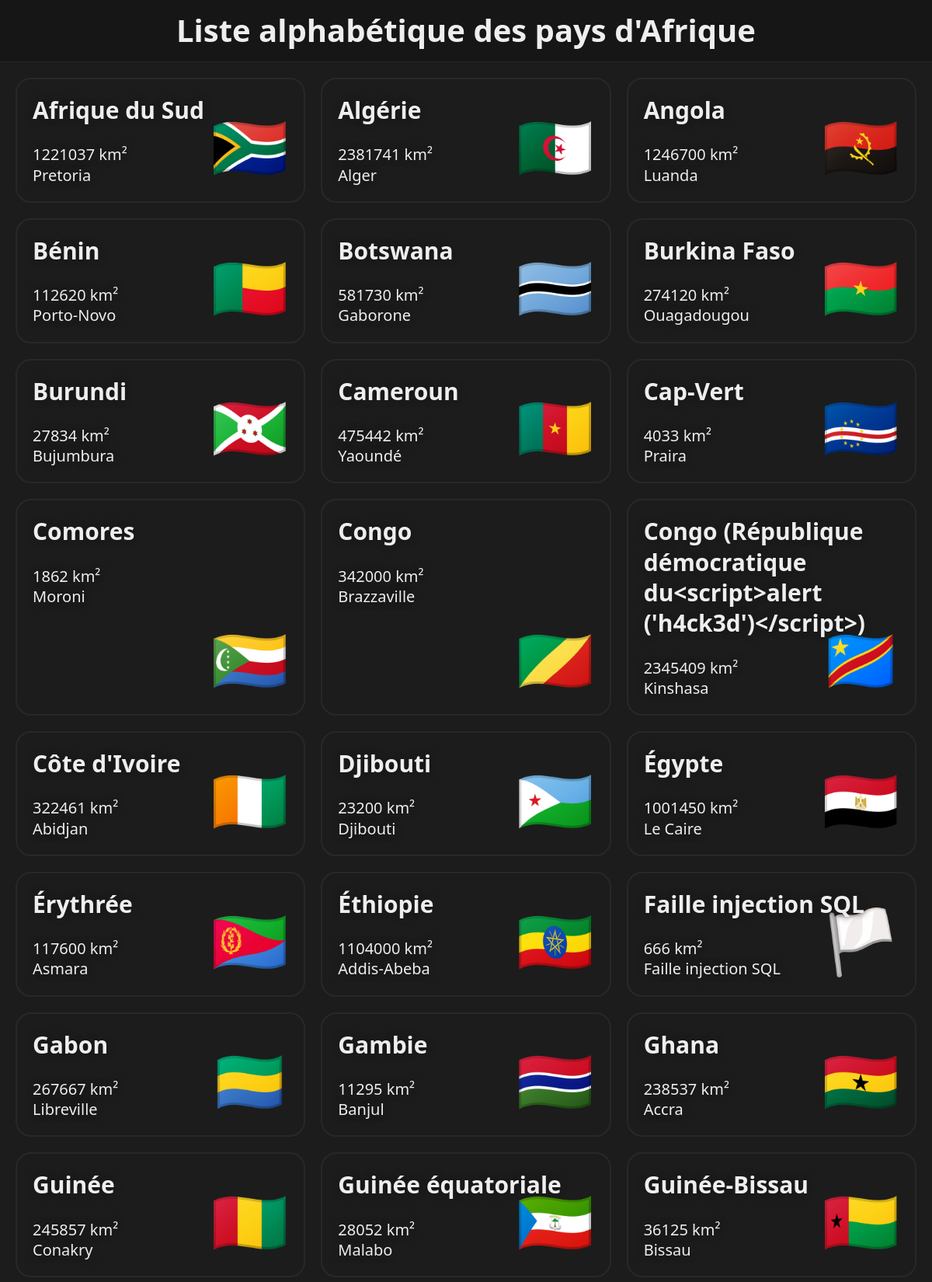
Page /page-pays-liste-alpha.php (upper part) on the committed database.
### tables this page shows
CREATE TABLE `country` (
  `country_id` int NOT NULL,
  `country_name` varchar(255) NOT NULL,
  `country_flag` varchar(255) NOT NULL,
  `country_capital` varchar(255) NOT NULL,
  `country_area` varchar(255) NOT NULL
);

### inc/inc.kickstart.php (called while the page is built, shortened)
<?php
  require("inc/inc.head.php");
?>

### page-pays-liste-alpha.php (the view, shortened to what this page needs)
<?php
  require("inc/inc.kickstart.php");
?>
<main class="pays-liste">
<?php
 $tableau = [];
 $requete = "SELECT * FROM `country` ORDER BY `country_name` COLLATE utf8mb4_general_ci";
  try {
    $etape = $pdo->prepare($requete);
    $etape->execute();
    $nbreResultat = $etape->rowCount();
    if ($nbreResultat) $tableau = $etape->fetchAll();
    else echo "<pre>✖️ La requête SQL ne retourne aucun résultat</pre>";
  } catch (PDOException $e) {
    echo "<pre>✖️ Erreur liée à la requête SQL :\n" . $e->getMessage() . "</pre>";
  }
  foreach ($tableau as $pays) {
    echo "<section>";
    echo "<h1>" . htmlentities($pays["country_name"],ENT_QUOTES) . "</h1>";
    echo "<h2>" . htmlentities($pays["country_flag"],ENT_QUOTES) . "</h2>";
    echo "<div>" . htmlentities($pays["country_area"],ENT_QUOTES) . " km²</div>";
    echo "<div>" . htmlentities($pays["country_capital"],ENT_QUOTES) . "</div>";
    echo "</section>";
  }
?>
</main>
<?php require("inc/inc.footer.php"); ?>

### inc/inc.head.php (shortened to what this page needs)
<!DOCTYPE html>
<html lang="fr">
<head>
  <link rel="stylesheet" href="assets/style.css">
</head>
<body>
  <header><h1><?php echo PAGE_TITLE; ?></h1></header>

### inc/inc.footer.php (shortened to what this page needs)
</body>
</html>

### assets/style.css (style rules this page uses)
*, *::before, *::after { box-sizing: border-box; }
html { font-size: 62.5%; -webkit-tap-highlight-color: rgba(0,0,0,0); }
body { font-family: system-ui, -apple-system, BlinkMacSystemFont, "Segoe UI", Roboto, Ubuntu, "Helvetica Neue", sans-serif; font-weight: 400; line-height: 1.3125; }
body { margin: 0; background-color: #1c1c1c; color: #eeeeee; }
@media (min-width: 768px) { body { font-size: 2rem; } }
header { display: flex; align-items: center; justify-content: center; text-align: center; background-color: #161616; min-height: 10vh; padding-left: 2rem; padding-right: 2rem; border-bottom: .1rem solid #282828; }
header > h1 { margin: 0; }
main { min-height: 80vh; }
main.pays-liste { display: grid; grid-gap: 2rem; padding: 2rem; }
@media (min-width: 768px) { main.pays-liste { grid-template-columns: repeat(3, 1fr); } }
main.pays-liste > section { position: relative; border: .2rem solid #282828; border-radius: 2rem; padding: 2rem; }
main.pays-liste > section > h1, main.pays-liste > section > div { position: relative; text-shadow: 0 0 1rem #161616; margin-top: 0; z-index: 2; }
main.pays-liste > section > h2 { position: absolute; margin: 0; right: 2rem; bottom: 2rem; font-size: 10vh; z-index: 1; }

### rows in the picture
country: country_name "Afrique du Sud", country_flag "🇿🇦", country_area "1221037", country_capital "Pretoria"
country: country_name "Algérie", country_flag "🇩🇿", country_area "2381741", country_capital "Alger"
country: country_name "Angola", country_flag "🇦🇴", country_area "1246700", country_capital "Luanda"
country: country_name "Bénin", country_flag "🇧🇯", country_area "112620", country_capital "Porto-Novo"
country: country_name "Botswana", country_flag "🇧🇼", country_area "581730", country_capital "Gaborone"
country: country_name "Burkina Faso", country_flag "🇧🇫", country_area "274120", country_capital "Ouagadougou"
country: country_name "Burundi", country_flag "🇧🇮", country_area "27834", country_capital "Bujumbura"
country: country_name "Cameroun", country_flag "🇨🇲", country_area "475442", country_capital "Yaoundé"
country: country_name "Cap-Vert", country_flag "🇨🇻", country_area "4033", country_capital "Praira"
country: country_name "Comores", country_flag "🇰🇲", country_area "1862", country_capital "Moroni"
country: country_name "Congo", country_flag "🇨🇬", country_area "342000", country_capital "Brazzaville"
country: country_name "Congo (République démocratique du<script>alert ('h4ck3d')</script>)", country_flag "🇨🇩", country_area "2345409", country_capital "Kinshasa"
country: country_name "Côte d'Ivoire", country_flag "🇨🇮", country_area "322461", country_capital "Abidjan"
country: country_name "Djibouti", country_flag "🇩🇯", country_area "23200", country_capital "Djibouti"
country: country_name "Égypte", country_flag "🇪🇬", country_area "1001450", country_capital "Le Caire"
country: country_name "Érythrée", country_flag "🇪🇷", country_area "117600", country_capital "Asmara"
country: country_name "Éthiopie", country_flag "🇪🇹", country_area "1104000", country_capital "Addis-Abeba"
country: country_name "Faille injection SQL", country_flag "🏳️", country_area "666", country_capital "Faille injection SQL"
country: country_name "Gabon", country_flag "🇬🇦", country_area "267667", country_capital "Libreville"
country: country_name "Gambie", country_flag "🇬🇲", country_area "11295", country_capital "Banjul"
country: country_name "Ghana", country_flag "🇬🇭", country_area "238537", country_capital "Accra"
country: country_name "Guinée", country_flag "🇬🇳", country_area "245857", country_capital "Conakry"
country: country_name "Guinée équatoriale", country_flag "🇬🇶", country_area "28052", country_capital "Malabo"
country: country_name "Guinée-Bissau", country_flag "🇬🇼", country_area "36125", country_capital "Bissau"

### other values in the picture
PAGE_TITLE "Liste alphabétique des pays d'Afrique"
